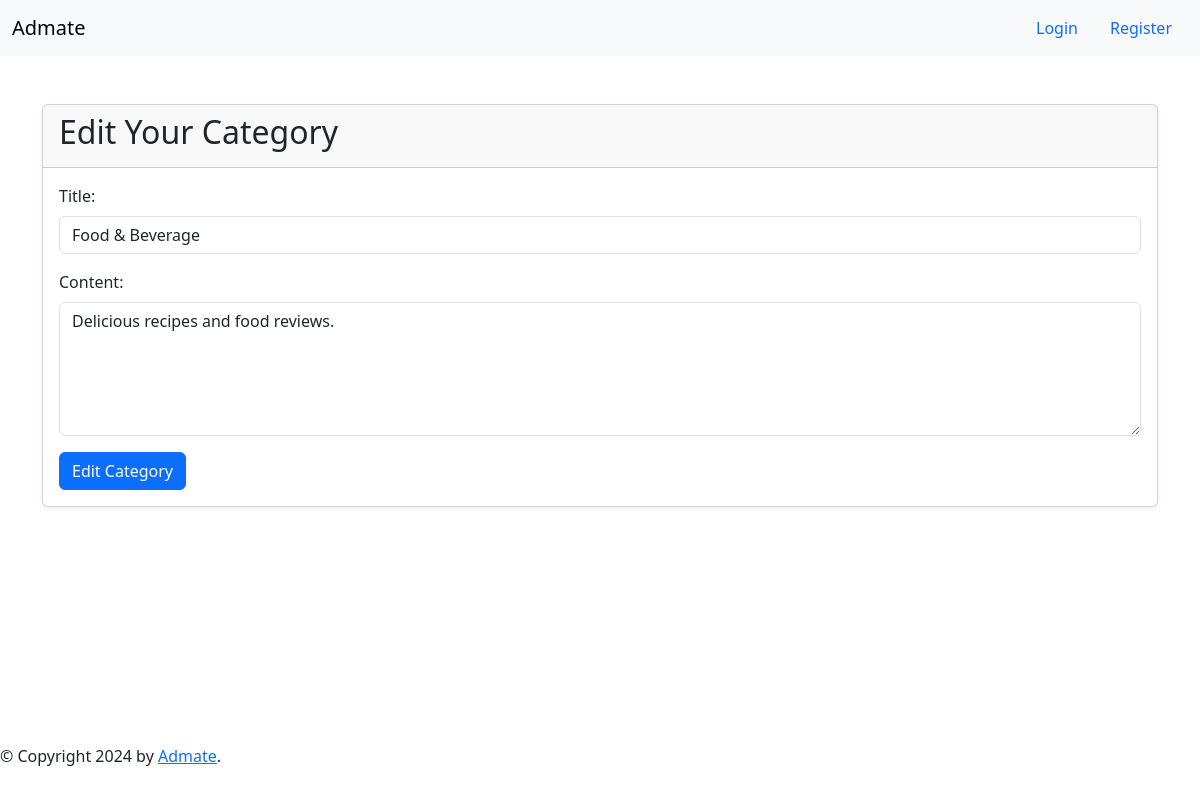
/edit_category/4, run on the app's committed database.
### application/models.py (models this page shows, shortened)
class Categories(db.Model):
    category_id = db.Column(db.Integer, primary_key=True)
    name = db.Column(db.String(30), nullable=False, unique=True)
    description = db.Column(db.String(100), nullable=True)
    niches = db.relationship('Niche', backref='category', lazy=True)

### application/routes.py (the view, shortened to what this page needs)
@app.route("/edit_category/<int:category_id>", methods=["GET", "POST"]) # type: ignore
def edit_category(category_id):
    category = Categories.query.filter_by(category_id=category_id).first()
    if not category:
        flash('Category does not exist')
        return redirect(url_for('all_campaign'))
    if req.method == "GET":
        return render_template('edit_category.html', category=category)

### templates/edit_category.html (shortened to what this page needs)
{% extends 'nav_link.html' %}
{% block main_content %}
<div class="container mt-5">
    <div class="card shadow-sm">
        <div class="card-header">
            <h2>Edit Your Category</h2>
        </div>
        <div class="card-body">
            <form action="{{ url_for('edit_category', category_id=category.category_id) }}" method="post" class="form">
                <div class="form-group">
                    <label for="title" class="form-label">Title:</label>
                    <input type="text" class="form-control" id="title" name="title" required value="{{ category.name }}">
                </div>
                <div class="form-group mt-3">
                    <label for="content" class="form-label">Content:</label>
                    <textarea class="form-control" id="content" name="content" rows="5" required>{{ category.description }}</textarea>
                </div>
                <button type="submit" class="btn btn-primary mt-3">Edit Category</button>
            </form>
        </div>
    </div>
</div>
{% endblock main_content %}

### data on the page
Categories: title "Food & Beverage", content "Delicious recipes and food reviews."
